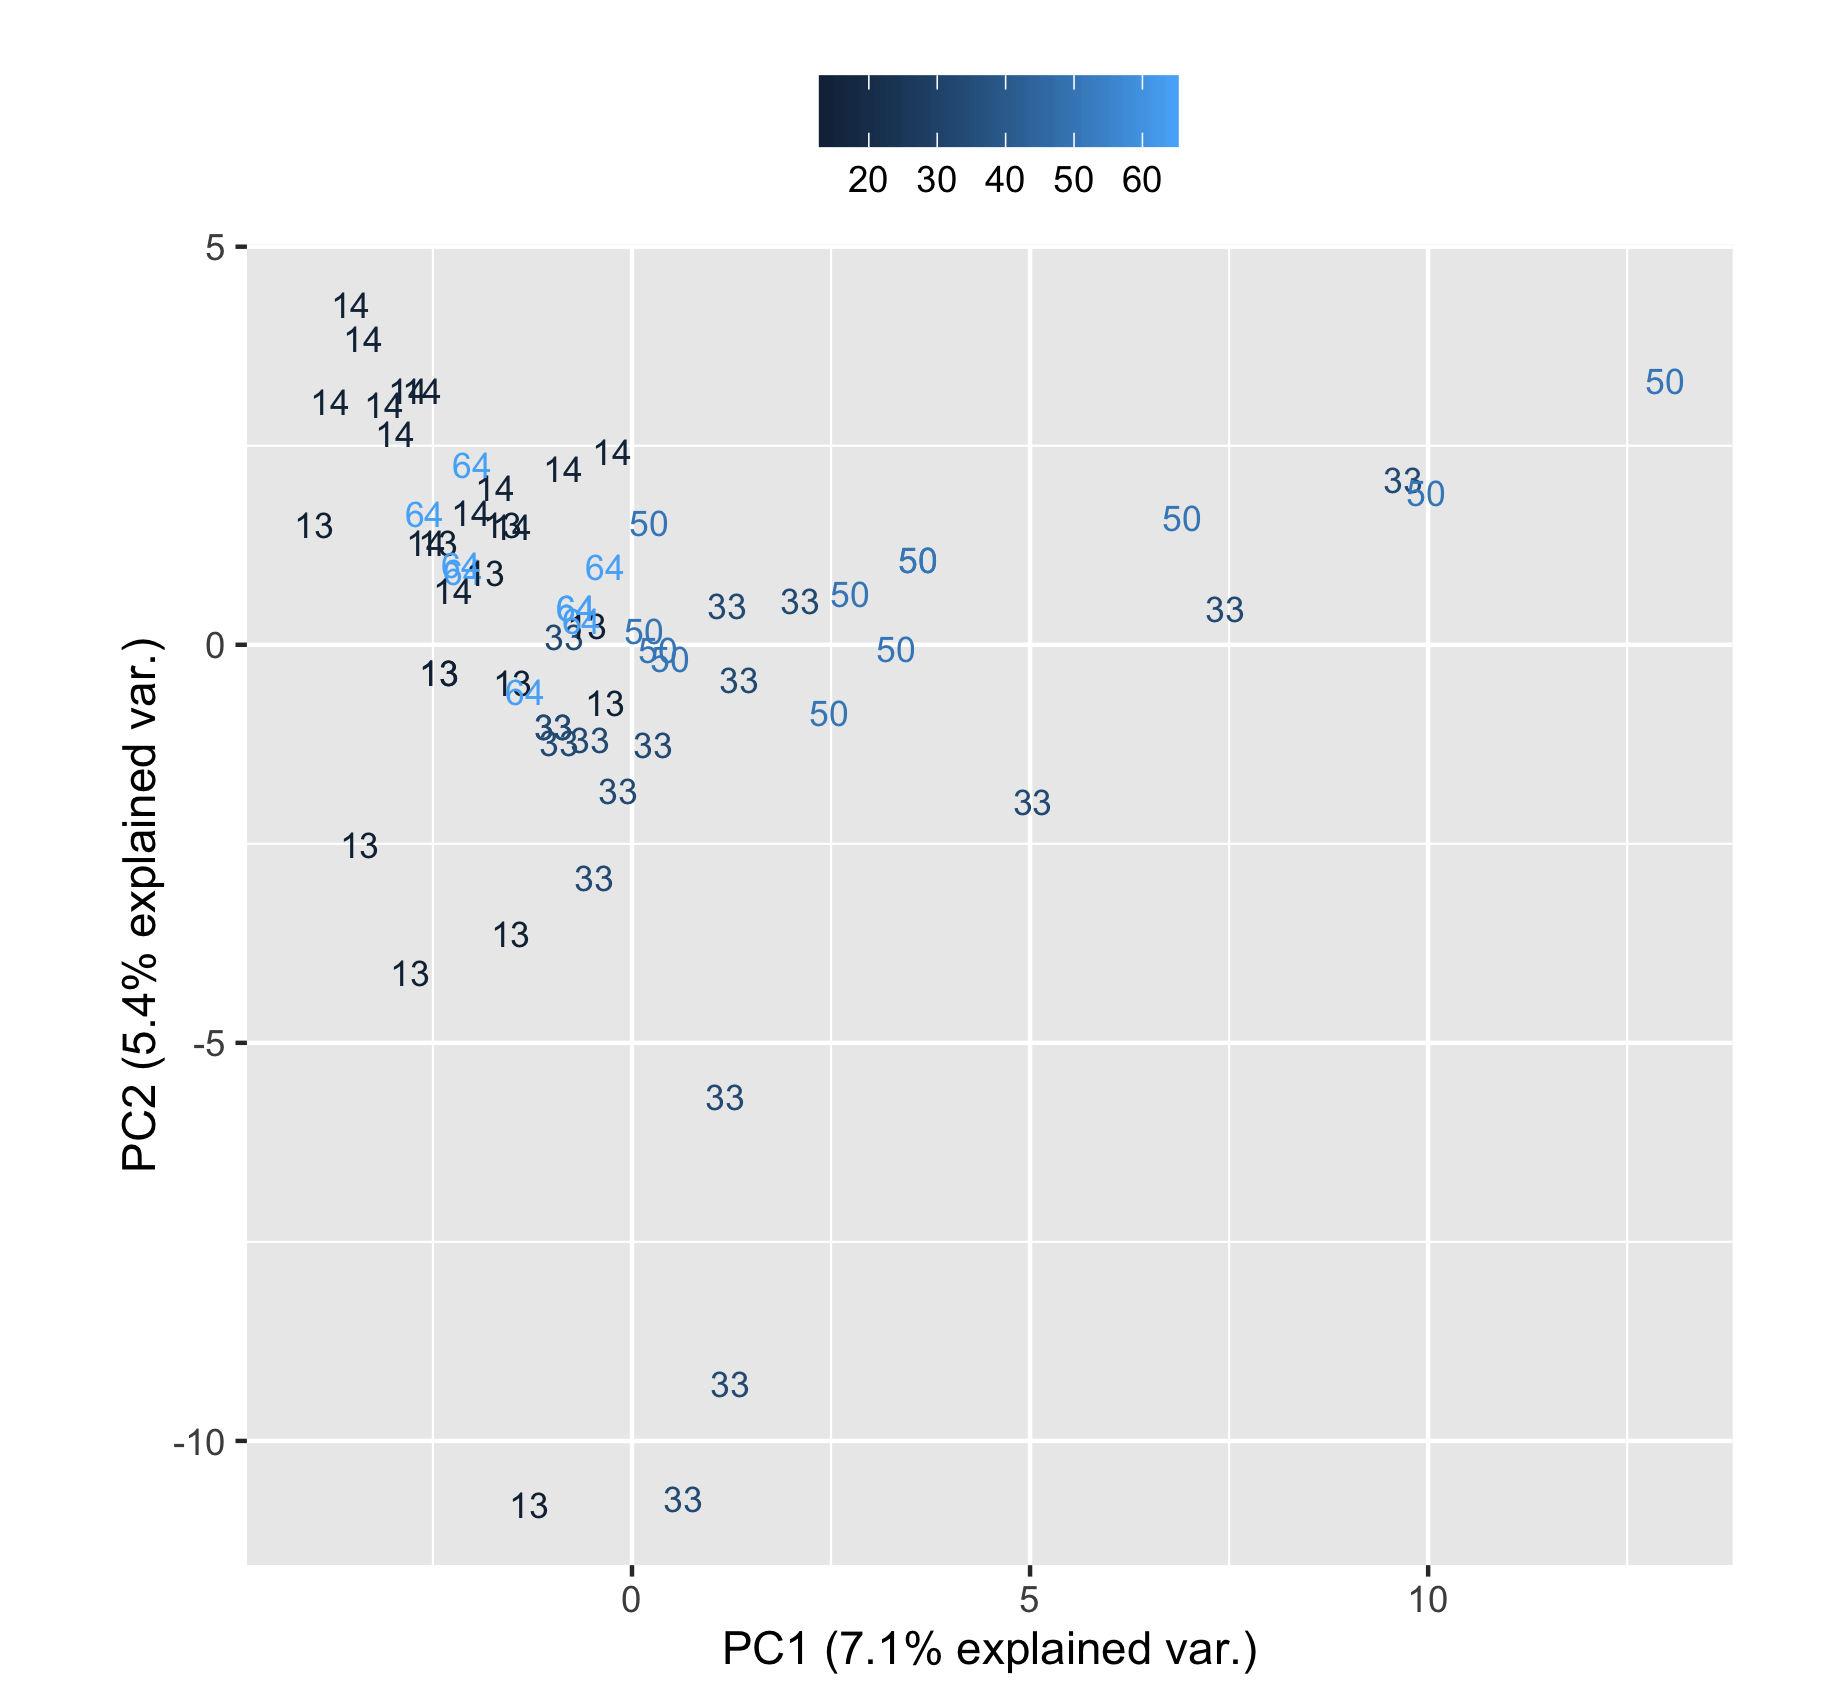

Source code (R):
library(ggbiplot)

pathClusters <- "/Users/cuent/NetbeansProjects/KODAR/Job/mahout-base/kmeans/clusters.csv"
clusters <- read.csv(pathClusters, 
                     header = FALSE, sep = ",")
clusters.labels <- clusters[,1]
clusters.pca <- prcomp(clusters[,2:ncol(clusters)], 
                       center = TRUE, scale. = TRUE)

print(clusters.pca)
plot(clusters.pca, type = "l")
summary(clusters.pca)
g <- ggbiplot(clusters.pca, var.scale = 1, obs.scale = 1, 
              var.axes = FALSE, groups = clusters.labels,
              labels = clusters.labels)
g <- g + scale_color_continuous(name = '')
g <- g + theme(legend.direction = 'horizontal', 
               legend.position = 'top')
print(g)
pathToSave <- "Desktop/R Scripts/clusters/clusters.png"
ggsave(pathToSave)
